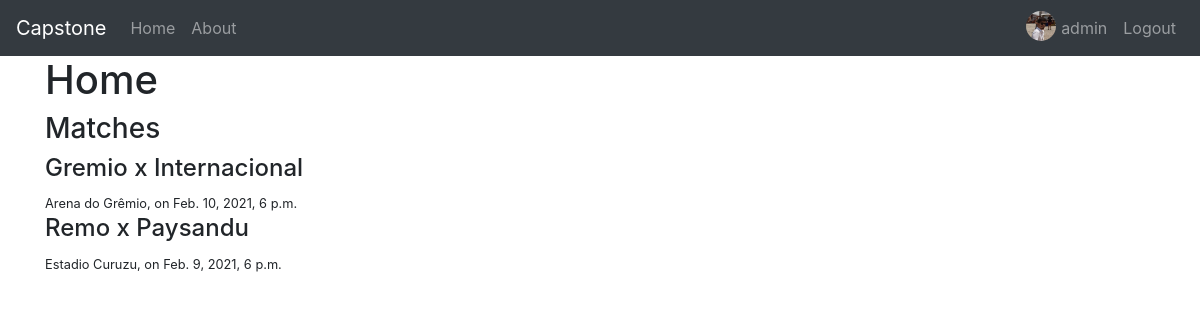
The app's page / (signed in) with its own data.
### users/models.py (models this page shows, shortened)
class Profile(models.Model):
    user = models.OneToOneField(User, on_delete=models.CASCADE)
    image = models.ImageField(default='default.jpg', upload_to='profile_pics')

### final_project/models.py (models this page shows, shortened)
class Match(models.Model):
    local = models.CharField(max_length=15)
    visitor = models.CharField(max_length=15)
    place = models.CharField(default='', max_length=20)
    date = models.DateTimeField()

### final_project/views.py (the view)
# urls.py: 2. Add a URL to urlpatterns:  path('', views.home, name='home')
def home(request):
    context = {
        'matches': Match.objects.all()
    }
    return render(request, 'final_project/home.html', context)

### final_project/templates/final_project/home.html (shortened to what this page needs)
{% extends 'final_project/layout.html' %}
    {% block content %}
        <h1>Home</h1>
        <h3>Matches</h3>
            {% for match in matches %}
            <div>
                <h4>{{match.local}} x {{match.visitor}}</h4>
                <small>{{match.place}}, on {{match.date}}</small>
            </div>
            {% endfor %}
    {% endblock %}

### final_project/templates/final_project/layout.html (shortened to what this page needs)
{% load static %}
<!DOCTYPE html>
<html>
    <head>
      <link rel="stylesheet" href="{% static 'final_project/styles.css' %}">
      <link rel="stylesheet" href="https://maxcdn.bootstrapcdn.com/bootstrap/4.0.0/css/bootstrap.min.css">
    </head>
    <body>
      <nav class="navbar navbar-expand-md navbar-dark bg-dark">
        <div class="navbar-collapse collapse w-100 order-1 order-md-0 dual-collapse2">
          <a class="navbar-brand" href='{% url "home" %}'>Capstone</a>
          <ul class="navbar-nav mr-auto">
            <li class="nav-item">
              <a class="nav-link" href='{% url "home" %}'>Home</a>
            </li>
            <li class="nav-item">
              <a class="nav-link" href='{% url "about" %}'>About</a>
            </li>
          </ul>
        </div>
        <div class="navbar-collapse collapse w-100 order-3 dual-collapse2">
          <ul class="navbar-nav ml-auto">
            {%if user.is_authenticated %}
              <li class="nav-item">
                <a class="nav-link" href='{% url "profile" %}'>
                  <img src='{{user.profile.image.url}}' class="rounded-circle navbar-img">
                  {{user.username}}
                </a>
              </li>
              <li class="nav-item">
                <a class="nav-link" href='{% url "logout" %}'>Logout</a>
              </li>
            {% endif %}
          </ul>
        </div>
      </nav>
      <div class='container'>
        {% block content %}
        {% endblock %}
      </div>
    </body>
</html>

### final_project/static/final_project/styles.css (style rules this page uses)
body { background: red; color: blue; }
.navbar-img { position: relative; top: -5px; float: left; left: -5px; height: auto; width: auto; max-width: 30px; max-height: 30px; }

### records on screen
Match: local "Gremio", visitor "Internacional", place "Arena do Grêmio", date "Feb. 10, 2021, 6 p.m."
Match: local "Remo", visitor "Paysandu", place "Estadio Curuzu", date "Feb. 9, 2021, 6 p.m."

### other values on screen
{{ user.username }} "admin"
